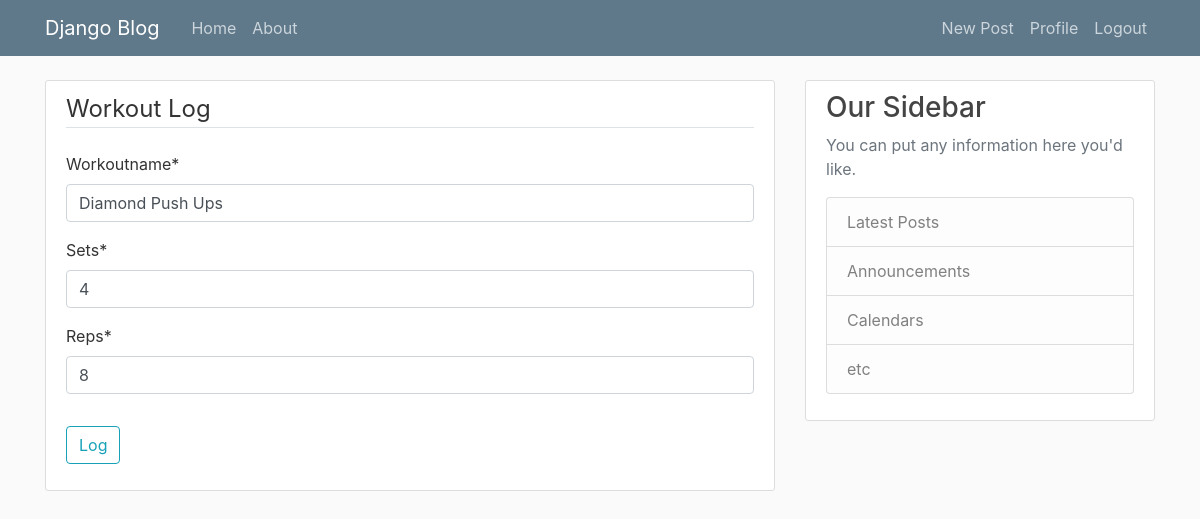
The app's page /post/11/update (signed in) with its own data.
### workoutlog/models.py (models this page shows, shortened)
class Workout(models.Model):
    workoutname = models.CharField(max_length=100)
    sets = models.IntegerField()
    reps = models.IntegerField()
    date_posted = models.DateTimeField(default=timezone.now)
    author = models.ForeignKey(User,on_delete=models.CASCADE)

### workoutlog/views.py (the view, shortened to what this page needs)
# urls.py: path('post/<int:pk>/update', WorkoutUpdateView.as_view(), name ='workoutlog-update'),
class WorkoutUpdateView(LoginRequiredMixin,UserPassesTestMixin,UpdateView):
    model = Workout
    fields = ['workoutname','sets','reps']
    def test_func(self):## prevents other users from updating other user's post
        Workout = self.get_object()
        if self.request.user == Workout.author:
            return True
        return False

### workoutlog/templates/workoutlog/workout_form.html (shortened to what this page needs)
{% extends "workoutlog/base.html" %}
{% load crispy_forms_tags %}
{% block content %}
    <div class="content-section">
        <form method="POST">
            <fieldset class="form-group">
                <legend class="border-bottom mb-4"> Workout Log</legend>
                {{ form|crispy }}
            </fieldset>
            <div class="form-group">
                <button class = "btn btn-outline-info" type="submit"> Log </button>
            </div>
        </form>
    </div>
{% endblock content %}

### workoutlog/static/workoutlog/main.css (style rules this page uses)
body { background: #fafafa; color: #333333; margin-top: 5rem; }
.content-section { background: #ffffff; padding: 10px 20px; border: 1px solid #dddddd; border-radius: 3px; margin-bottom: 20px; }

### records on screen
Workout: workoutname "Diamond Push Ups", sets "4", reps "8"
